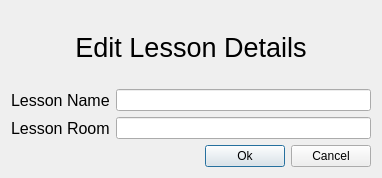
<?xml version="1.0" encoding="UTF-8"?>
<ui version="4.0">
 <class>Dialog</class>
 <widget class="QDialog" name="Dialog">
  <property name="geometry">
   <rect>
    <x>0</x>
    <y>0</y>
    <width>382</width>
    <height>178</height>
   </rect>
  </property>
  <property name="windowTitle">
   <string>Edit Lesson Details</string>
  </property>
  <layout class="QGridLayout" name="gridLayout">
   <item row="0" column="0">
    <layout class="QVBoxLayout" name="verticalLayout">
     <item>
      <widget class="QLabel" name="label">
       <property name="font">
        <font>
         <pointsize>20</pointsize>
        </font>
       </property>
       <property name="text">
        <string>Edit Lesson Details</string>
       </property>
       <property name="alignment">
        <set>Qt::AlignCenter</set>
       </property>
      </widget>
     </item>
     <item>
      <layout class="QHBoxLayout" name="horizontalLayout">
       <item>
        <widget class="QLabel" name="label_2">
         <property name="font">
          <font>
           <pointsize>12</pointsize>
          </font>
         </property>
         <property name="text">
          <string>Lesson Name</string>
         </property>
        </widget>
       </item>
       <item>
        <widget class="QLineEdit" name="name_ent"/>
       </item>
      </layout>
     </item>
     <item>
      <layout class="QHBoxLayout" name="horizontalLayout_2">
       <item>
        <widget class="QLabel" name="label_3">
         <property name="font">
          <font>
           <pointsize>12</pointsize>
          </font>
         </property>
         <property name="text">
          <string>Lesson Room</string>
         </property>
        </widget>
       </item>
       <item>
        <widget class="QLineEdit" name="room_ent"/>
       </item>
      </layout>
     </item>
     <item>
      <layout class="QHBoxLayout" name="horizontalLayout_3">
       <item>
        <spacer name="horizontalSpacer">
         <property name="orientation">
          <enum>Qt::Horizontal</enum>
         </property>
         <property name="sizeHint" stdset="0">
          <size>
           <width>40</width>
           <height>20</height>
          </size>
         </property>
        </spacer>
       </item>
       <item>
        <widget class="QPushButton" name="ok_btn">
         <property name="text">
          <string>Ok</string>
         </property>
        </widget>
       </item>
       <item>
        <widget class="QPushButton" name="cancel_btn">
         <property name="text">
          <string>Cancel</string>
         </property>
        </widget>
       </item>
      </layout>
     </item>
    </layout>
   </item>
  </layout>
 </widget>
 <resources/>
 <connections/>
</ui>
